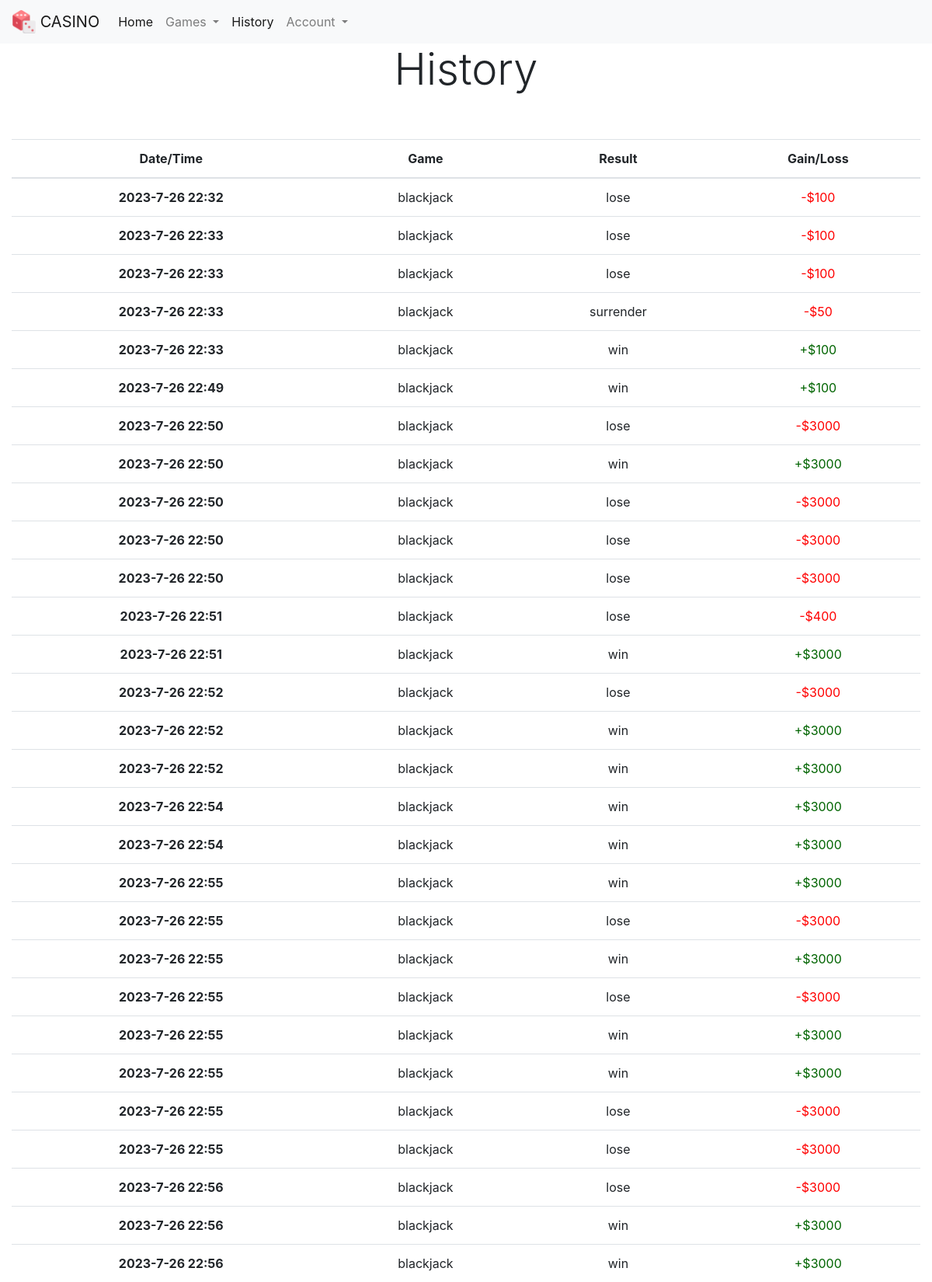
The app's page /history (signed in, upper part) with its own data.
### tables this page shows
CREATE TABLE records (
id INTEGER PRIMARY KEY AUTOINCREMENT NOT NULL,
user_id INTEGER NOT NULL,
game_id INTEGER NOT NULL,
result TEXT NOT NULL,
bet NUMERIC NOT NULL,
year TEXT NOT NULL,
month TEXT NOT NULL,
day TEXT NOT NULL,
hour TEXT NOT NULL,
minute TEXT NOT NULL,
second TEXT NOT NULL,
FOREIGN KEY (user_id) REFERENCES users(id),
FOREIGN KEY (game_id) REFERENCES games(id)
);

CREATE TABLE games (
id INTEGER PRIMARY KEY AUTOINCREMENT NOT NULL,
game TEXT NOT NULL
);

### app.py (the view)
@app.route("/history")
@login_required
def history():
    records = db.execute("SELECT * FROM records JOIN games ON records.game_id = games.id WHERE user_id = ?", session["user_id"])
    return render_template("history.html", records=records)

### app.py (called while the page is built)
@app.after_request
def after_request(response):
    response.headers["Cache-Control"] = "no-cache, no-store, must-revalidate"
    response.headers["Expires"] = 0
    response.headers["Pragma"] = "no-cache"
    return response

### helpers.py (called while the page is built)
def login_required(f):
    @wraps(f)
    def decorated_function(*args, **kwargs):
        if session.get("user_id") is None:
            return redirect("/login")
        return f(*args, **kwargs)
    return decorated_function

### templates/history.html
{% extends "layout.html" %}
{% block title %}
    History
{% endblock %}
{% block main %}
<table class="table table-hover">
    <thead>
      <tr>
        <th scope="col">Date/Time</th>
        <th scope="col">Game</th>
        <th scope="col">Result</th>
        <th scope="col">Gain/Loss</th>
      </tr>
    </thead>
    <tbody>
        {% for record in records %}
            <tr>
                <th scope="row">{{ record["year"] }}-{{ record["month"] }}-{{ record["day"] }} {{ record["hour"] }}:{{ record["minute"] }}</th>
                <td>{{ record["game"] }}</td>
                <td>{{ record["result"] }}</td>
                <td>
                    {% if record["result"] == "win" %}
                        <span style="color:darkgreen">+${{ record["bet"] }}</span>
                    {% endif %}
                    {% if record["result"] == "lose" or record["result"] == "surrender" %}
                    <span style="color:red">-${{ record["bet"] }}</span>
                    {% endif %}
                </td>
            </tr>
        {% endfor %}
    </tbody>
  </table>
{% endblock %}

### templates/layout.html (shortened to what this page needs)
<!DOCTYPE html>
<html lang="en">
    <head>
        <link rel="stylesheet" href="https://cdn.jsdelivr.net/npm/bootstrap@4.0.0/dist/css/bootstrap.min.css">
    </head>
    <body>
        <nav class="navbar navbar-expand-lg navbar-light bg-light">
            <a class="navbar-brand" href="#">
                <img src="/static/dice.png" width="30" height="30" class="d-inline-block align-top" alt="">
                CASINO
            </a>
            {% if session["user_id"] %}
            <div class="collapse navbar-collapse" id="navbarText">
              <ul class="navbar-nav mr-auto">
                <li class="nav-item active">
                  <a class="nav-link" href="/">Home <span class="sr-only">(current)</span></a>
                </li>
                <li class="nav-item dropdown">
                    <a class="nav-link dropdown-toggle" href="#" id="navbarDropdownMenuLink" data-toggle="dropdown" aria-haspopup="true" aria-expanded="false">
                      Games
                    </a>
                </li>
                <li class="nav-item active">
                    <a class="nav-link" href="/history">History</a>
                </li>
                <li class="nav-item dropdown">
                    <a class="nav-link dropdown-toggle" href="#" id="navbarDropdownMenuLink" data-toggle="dropdown" aria-haspopup="true" aria-expanded="false">
                      Account
                    </a>
                </li>
              </ul>
            </div>
            {% endif %}
        </nav>
        <h1 class="display-4 text-center">
            {% block title %}{% endblock %}
        </h1>
        <main class="container-fluid py-5 text-center">
            {% block main %}{% endblock %}
        </main>
    </body>
</html>

### records on screen
records: year "2023", month "7", day "26", hour "22", minute "32", game "blackjack", result "lose", bet "100"
records: year "2023", month "7", day "26", hour "22", minute "33", game "blackjack", result "lose", bet "100"
records: year "2023", month "7", day "26", hour "22", minute "33", game "blackjack", result "lose", bet "100"
records: year "2023", month "7", day "26", hour "22", minute "33", game "blackjack", result "surrender", bet "50"
records: year "2023", month "7", day "26", hour "22", minute "33", game "blackjack", result "win", bet "100"
records: year "2023", month "7", day "26", hour "22", minute "49", game "blackjack", result "win", bet "100"
records: year "2023", month "7", day "26", hour "22", minute "50", game "blackjack", result "lose", bet "3000"
records: year "2023", month "7", day "26", hour "22", minute "50", game "blackjack", result "win", bet "3000"
records: year "2023", month "7", day "26", hour "22", minute "50", game "blackjack", result "lose", bet "3000"
records: year "2023", month "7", day "26", hour "22", minute "50", game "blackjack", result "lose", bet "3000"
records: year "2023", month "7", day "26", hour "22", minute "50", game "blackjack", result "lose", bet "3000"
records: year "2023", month "7", day "26", hour "22", minute "51", game "blackjack", result "lose", bet "400"
records: year "2023", month "7", day "26", hour "22", minute "51", game "blackjack", result "win", bet "3000"
records: year "2023", month "7", day "26", hour "22", minute "52", game "blackjack", result "lose", bet "3000"
records: year "2023", month "7", day "26", hour "22", minute "52", game "blackjack", result "win", bet "3000"
records: year "2023", month "7", day "26", hour "22", minute "52", game "blackjack", result "win", bet "3000"
records: year "2023", month "7", day "26", hour "22", minute "54", game "blackjack", result "win", bet "3000"
records: year "2023", month "7", day "26", hour "22", minute "54", game "blackjack", result "win", bet "3000"
records: year "2023", month "7", day "26", hour "22", minute "55", game "blackjack", result "win", bet "3000"
records: year "2023", month "7", day "26", hour "22", minute "55", game "blackjack", result "lose", bet "3000"
records: year "2023", month "7", day "26", hour "22", minute "55", game "blackjack", result "win", bet "3000"
records: year "2023", month "7", day "26", hour "22", minute "55", game "blackjack", result "lose", bet "3000"
records: year "2023", month "7", day "26", hour "22", minute "55", game "blackjack", result "win", bet "3000"
records: year "2023", month "7", day "26", hour "22", minute "55", game "blackjack", result "win", bet "3000"
records: year "2023", month "7", day "26", hour "22", minute "55", game "blackjack", result "lose", bet "3000"
records: year "2023", month "7", day "26", hour "22", minute "55", game "blackjack", result "lose", bet "3000"
records: year "2023", month "7", day "26", hour "22", minute "56", game "blackjack", result "lose", bet "3000"
records: year "2023", month "7", day "26", hour "22", minute "56", game "blackjack", result "win", bet "3000"
records: year "2023", month "7", day "26", hour "22", minute "56", game "blackjack", result "win", bet "3000"
